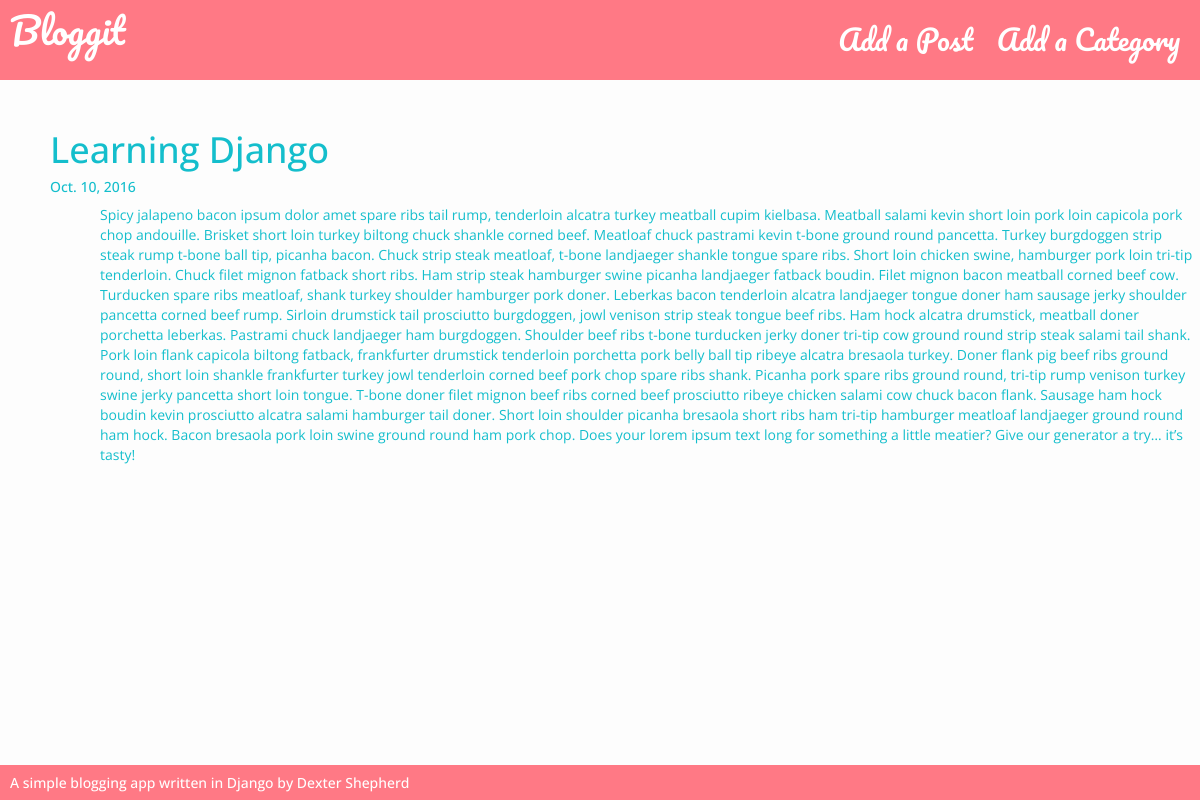
The app's page /view/learning-django/ with its own data.
### blog/models.py (models this page shows, shortened)
class Blog(models.Model):
    title = models.CharField(max_length=100, unique=True)
    slug = models.SlugField(max_length=100, unique=True)
    body = models.TextField()
    posted = models.DateField(db_index=True, auto_now_add=True)
    category = models.ForeignKey('blog.category')

### blog/views.py (the view)
def view_post(request, slug):
    return render_to_response('view_post.html', {
        'post': get_object_or_404(Blog, slug=slug)
    })

### blog/templates/view_post.html (shortened to what this page needs)
{% extends 'base.html' %}
{% block content %}
    <h1 class='title'>{{ post.title }}</h1>
    <h5 class='posted'>{{ post.posted }}</h5>
    <div class="content">
        {{ post.body }}
    </div>
{% endblock %}

### blog/templates/base.html (shortened to what this page needs)
<!DOCTYPE html>
<html lang="en">
  <head>
    <link rel="stylesheet" href="https://maxcdn.bootstrapcdn.com/bootstrap/3.3.7/css/bootstrap.min.css">
    <link rel="stylesheet" href="/static/main.css">
  </head>
  <body>
    <nav>
     <a href="{% url 'blog_index' %}"><h1 class='logo'>Bloggit</h1></a>
      <ul>
        <li><a href="{% url 'new_blog_post' %}">Add a Post</a></li>
        <li><a href="{% url 'new_blog_category' %}">Add a Category</a></li>
      </ul>
    </nav>
    <div class="content">
      {% block content %}
      {% endblock %}
    </div>
    <div class="footer">
      <h5>A simple blogging app written in Django by Dexter Shepherd </h5>
    </div>
  </body>
</html>

### blog/static/main.css (style rules this page uses)
body { background: #FDFDFD; font-family: 'Open Sans', sans-serif; }
nav { font-family: 'Pacifico', cursive; background: #FF7985; margin-bottom: 50px; }
nav h1 { color: #FFF; display: inline-block; margin: 10px; padding-bottom: 20px; }
nav ul { float: right; padding-right: 10px; }
nav li { display: inline-block; margin: 10px; padding-top: 10px; font-size: 28px; }
nav a { color: #FFF; }
.content { padding-left: 50px; color: #14BECC; }
.footer { position: absolute; bottom: 0; background: #FF7985; width: 100%; position: absolute; }
.footer h5 { color: #FFF; padding-left: 10px; }

### records on screen
Blog: title "Learning Django", posted "Oct. 10, 2016", body "Spicy jalapeno bacon ipsum dolor amet spare ribs tail rump, tenderloin alcatra turkey meatball cupim kielbasa. Meatball salami kevin short loin pork loin capicola pork chop andouille. Brisket short loin turkey biltong chuck shankle corned beef. Meatloaf chuck pastrami kevin t-bone ground round pancetta. Turkey burgdoggen strip steak rump t-bone ball tip, picanha bacon. Chuck strip steak meatloaf, t-bone landjaeger shankle tongue spare ribs. Short loin chicken swine, hamburger pork loin tri-tip tenderloin. Chuck filet mignon fatback short ribs. Ham strip steak hamburger swine picanha landjaeger fatback boudin. Filet mignon bacon meatball corned beef cow. Turducken spare ribs meatloaf, shank…"
